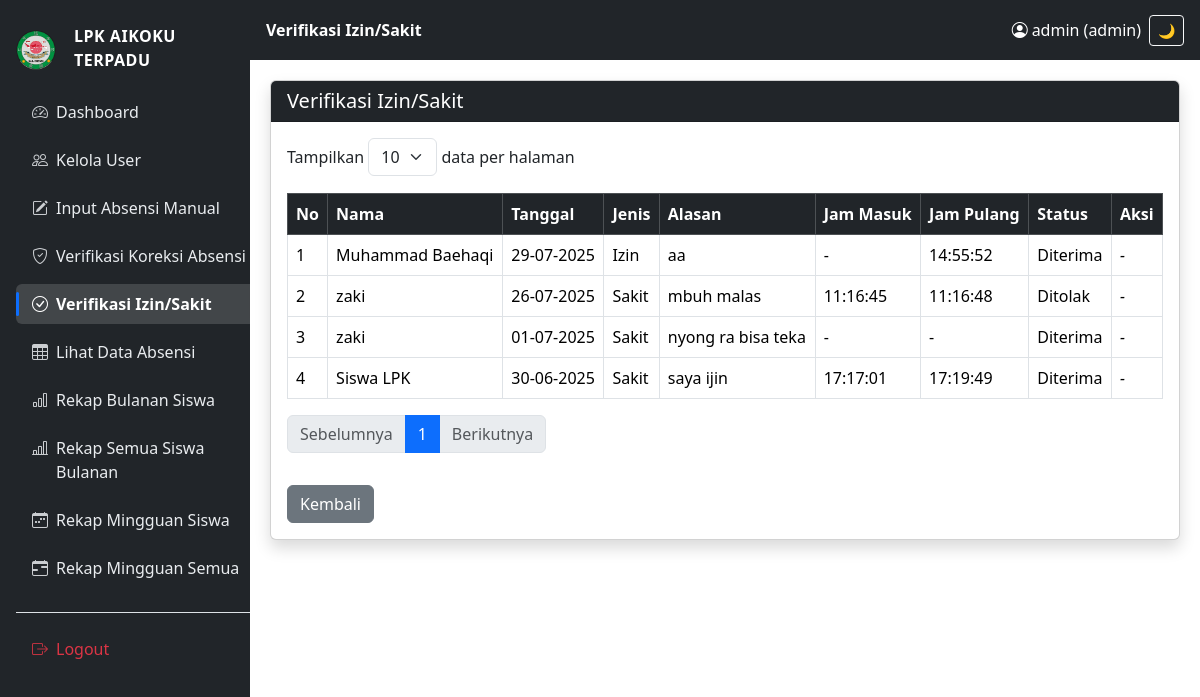
Before: /admin/verifikasi_izin.php (signed in) with the older database file.
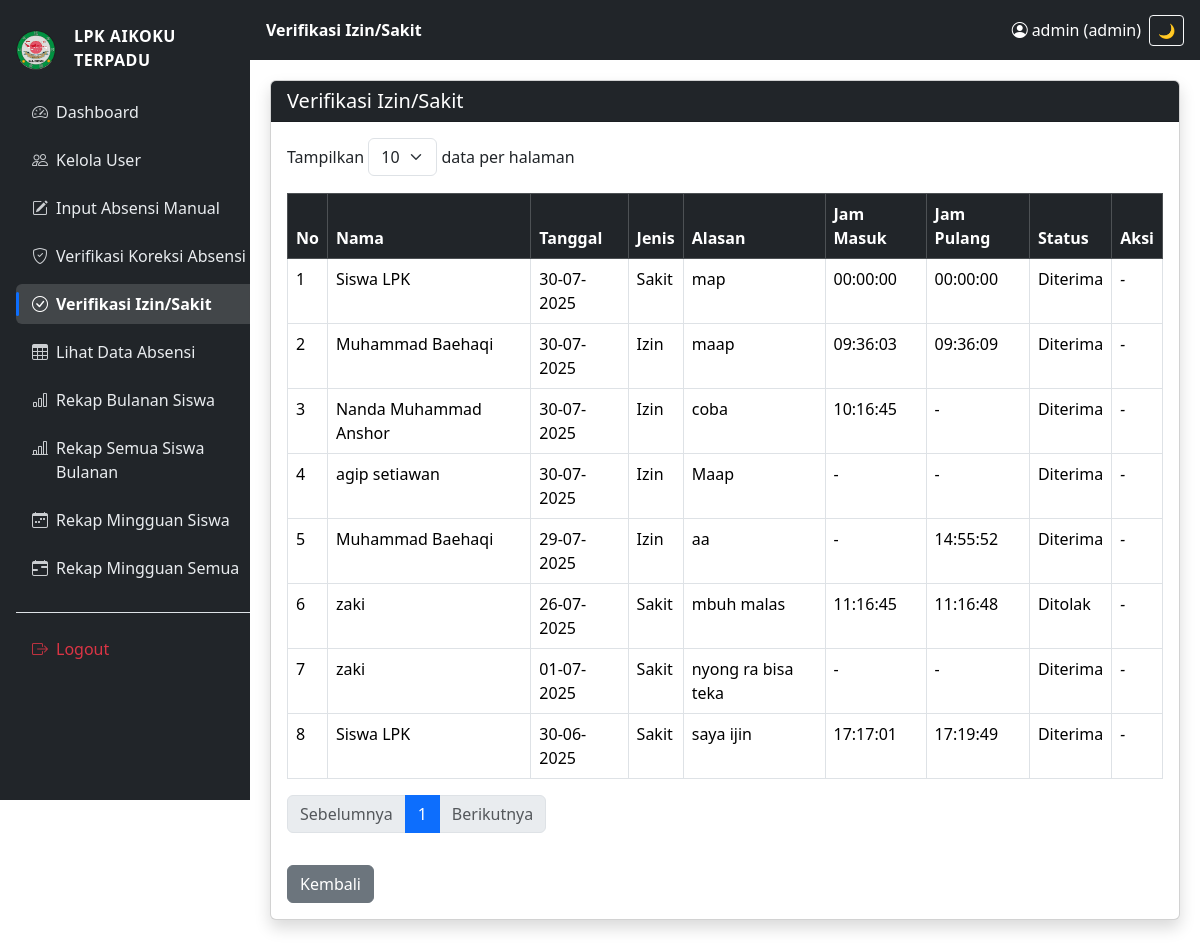
After: the same page with the newer database file.
### tables this page shows
CREATE TABLE `tb_pengajuan_izin` (
  `id_pengajuan` int(11) NOT NULL,
  `id_pengguna` int(11) DEFAULT NULL,
  `tanggal` date DEFAULT NULL,
  `jenis` enum('Izin','Sakit') DEFAULT NULL,
  `alasan` text DEFAULT NULL,
  `status` enum('Menunggu','Diterima','Ditolak') DEFAULT 'Menunggu'
);

CREATE TABLE `tb_pengguna` (
  `id_pengguna` int(11) NOT NULL,
  `nama_lengkap` varchar(100) DEFAULT NULL,
  `username` varchar(50) DEFAULT NULL,
  `email` varchar(100) DEFAULT NULL,
  `password` varchar(255) DEFAULT NULL,
  `role` enum('admin','siswa') DEFAULT 'siswa',
  `tanggal_dibuat` datetime DEFAULT current_timestamp()
);

CREATE TABLE `tb_absensi` (
  `id_absen` int(11) NOT NULL,
  `id_pengguna` int(11) DEFAULT NULL,
  `tanggal` date DEFAULT NULL,
  `jam_masuk` time DEFAULT NULL,
  `jam_pulang` time DEFAULT NULL,
  `keterangan` enum('Hadir','Izin','Sakit','Alpha') DEFAULT 'Hadir'
);

### admin/verifikasi_izin.php (the view, shortened to what this page needs)
<?php
include '../includes/config.php';
$limitOptions = [5, 10, 15, 20, 25];
$limit = isset($_GET['limit']) && in_array((int) $_GET['limit'], $limitOptions) ? (int) $_GET['limit'] : 10;
$page = isset($_GET['page']) ? (int) $_GET['page'] : 1;
$start = ($page - 1) * $limit;
$total_query = mysqli_query($koneksi, "SELECT COUNT(*) AS total FROM tb_pengajuan_izin");
$total_data = mysqli_fetch_assoc($total_query)['total'];
$total_pages = ceil($total_data / $limit);
$data = mysqli_query($koneksi, "
    SELECT z.*, u.nama_lengkap, a.jam_masuk, a.jam_pulang
    FROM tb_pengajuan_izin z
    JOIN tb_pengguna u ON z.id_pengguna = u.id_pengguna
    LEFT JOIN tb_absensi a ON a.id_pengguna = z.id_pengguna AND a.tanggal = z.tanggal
    ORDER BY z.tanggal DESC
    LIMIT $start, $limit
");
?>
<!DOCTYPE html>
<html lang="id">
<head>
    <link rel="stylesheet" href="https://cdn.jsdelivr.net/npm/bootstrap@5.3.0/dist/css/bootstrap.min.css">
</head>
<body>
    <?php include '../includes/sidebar.php'; ?>
    <div class="content container">
        <div class="card shadow mb-4">
            <div class="card-header bg-dark text-white">
                <h5 class="mb-0">Verifikasi Izin/Sakit</h5>
            </div>
            <div class="card-body">
                <form method="GET" class="mb-3">
                    <label for="limit" class="form-label">Tampilkan</label>
                    <select name="limit" id="limit" class="form-select d-inline-block w-auto"
                        onchange="this.form.submit()">
                        <?php foreach ($limitOptions as $opt): ?>
                            <option value="<?= $opt ?>" <?= $opt == $limit ? 'selected' : '' ?>>
                                <?= $opt ?>
                            </option>
                        <?php endforeach; ?>
                    </select>
                    <span>data per halaman</span>
                </form>
                <div class="table-responsive">
                    <table class="table table-bordered">
                        <thead class="table-dark">
                            <tr>
                                <th>No</th>
                                <th>Nama</th>
                                <th>Tanggal</th>
                                <th>Jenis</th>
                                <th>Alasan</th>
                                <th>Jam Masuk</th>
                                <th>Jam Pulang</th>
                                <th>Status</th>
                                <th>Aksi</th>
                            </tr>
                        </thead>
                        <tbody>
                            <?php $no = $start + 1; ?>
                            <?php while ($row = mysqli_fetch_assoc($data)): ?>
                                <tr>
                                    <td>
                                        <?= $no++ ?>
                                    </td>
                                    <td>
                                        <?= htmlspecialchars($row['nama_lengkap']) ?>
                                    </td>
                                    <td>
                                        <?= date('d-m-Y', strtotime($row['tanggal'])) ?>
                                    </td>
                                    <td>
                                        <?= htmlspecialchars($row['jenis']) ?>
                                    </td>
                                    <td><?= htmlspecialchars($row['alasan']) ?>
                                    </td>
                                    <td>
                                        <?= $row['jam_masuk'] ?? '-' ?>
                                    </td>
                                    <td>
                                        <?= $row['jam_pulang'] ?? '-' ?>
                                    </td>
                                    <td><?= htmlspecialchars($row['status']) ?>
                                    </td>
                                    <td>
                                        <?php if ($row['status'] == 'Menunggu'): ?>
                                            <a href="?id=<?= $row['id_pengajuan'] ?>&aksi=terima&page=
                                                <?= $page ?>&limit=
                                                <?= $limit ?>" class="btn btn-success btn-sm">Terima</a>
                                            <a href="?id=<?= $row['id_pengajuan'] ?>&aksi=tolak&page=<?= $page ?>&limit=<?= $limit ?>"
                                                class="btn btn-danger btn-sm">Tolak</a>
                                        <?php else: ?>
                                            <em>-</em>
                                        <?php endif; ?>
                                    </td>
                                </tr>
                            <?php endwhile; ?>
                        </tbody>
                    </table>
                    <nav>
                        <ul class="pagination">
                            <?php if ($page > 1): ?>
                                <li class="page-item"><a class="page-link" href="?page=<?= $page - 1 ?>&limit=
                <?= $limit ?>">Sebelumnya</a></li>
                            <?php else: ?>
                                <li class="page-item disabled"><span class="page-link">Sebelumnya</span></li>
                            <?php endif; ?>
                            <?php for ($i = 1; $i <= $total_pages; $i++): ?>
                                <li class="page-item <?= $i == $page ? 'active' : '' ?>">
                                    <a class="page-link" href="?page=
                    <?= $i ?>&limit=
                    <?= $limit ?>">
                                        <?= $i ?></a>
                                </li>
                            <?php endfor; ?>
                            <?php if ($page < $total_pages): ?>
                                <li class="page-item"><a class="page-link"
                                        href="?page=<?= $page + 1 ?>&limit=<?= $limit ?>">Berikutnya</a></li>
                            <?php else: ?>
                                <li class="page-item disabled"><span class="page-link">Berikutnya</span></li>
                            <?php endif; ?>
                        </ul>
                    </nav>
                </div>
                <a href="dashboard_admin.php" class="btn btn-secondary mt-3">Kembali</a>
            </div>
        </div>
    </div>
</body>
</html>

### includes/sidebar.php (shortened to what this page needs)
<?php
$current = basename(parse_url($_SERVER['REQUEST_URI'], PHP_URL_PATH));
$pageTitles = [
    'dashboard_admin.php' => 'Dashboard Admin',
    'kelola_user.php' => 'Kelola User',
    'input_manual.php' => 'Input Absensi Manual',
    'verifikasi_izin.php' => 'Verifikasi Izin/Sakit',
    'verifikasi_koreksi.php' => 'Verifikasi Koreksi Kehadiran',
    'data_absensi.php' => 'Lihat Data Absensi',
    'rekap_bulanan.php' => 'Rekap Bulanan Siswa',
    'rekap_bulanan_semua.php' => 'Rekap Semua Siswa Bulanan',
    'rekap_mingguan.php' => 'Rekap Mingguan Siswa',
    'rekap_mingguan_semua.php' => 'Rekap Mingguan Semua',
];
$judulHalaman = $pageTitles[$current] ?? 'Halaman Admin';
?>
<!DOCTYPE html>
<html lang="id">
<head>
    <link href="https://cdn.jsdelivr.net/npm/bootstrap@5.3.3/dist/css/bootstrap.min.css" rel="stylesheet">
    <link href="https://cdn.jsdelivr.net/npm/bootstrap-icons@1.10.5/font/bootstrap-icons.css" rel="stylesheet">
</head>
<body>
    <div id="sidebar" class="sidebar text-white">
        <div class="sidebar-inner p-3 pt-4">
            <div class="d-flex align-items-center mb-3">
                <img src="../img/logo.png" alt="Logo" class="sidebar-logo rounded-circle">
                <div class="sidebar-brand ms-2">LPK AIKOKU TERPADU</div>
            </div>
            <ul class="nav flex-column">
                <li class="nav-item mb-2">
                    <a href="../admin/dashboard_admin.php"
                        class="nav-link text-white <?= $current === 'dashboard_admin.php' ? 'active' : '' ?>">
                        <i class="bi bi-speedometer2 me-2"></i>Dashboard
                    </a>
                </li>
                <li class="nav-item mb-2">
                    <a href="../admin/kelola_user.php"
                        class="nav-link text-white <?= $current === 'kelola_user.php' ? 'active' : '' ?>">
                        <i class="bi bi-people me-2"></i>Kelola User
                    </a>
                </li>
                <li class="nav-item mb-2">
                    <a href="../absensi/input_manual.php"
                        class="nav-link text-white <?= $current === 'input_manual.php' ? 'active' : '' ?>">
                        <i class="bi bi-pencil-square me-2"></i>Input Absensi Manual
                    </a>
                </li>
                <li class="nav-item mb-2">
                    <a href="../admin/verifikasi_koreksi.php"
                        class="nav-link text-white <?= $current === 'verifikasi_koreksi.php' ? 'active' : '' ?>">
                        <i class="bi bi-shield-check me-2"></i>Verifikasi Koreksi Absensi
                    </a>
                </li>
                <li class="nav-item mb-2">
                    <a href="../admin/verifikasi_izin.php"
                        class="nav-link text-white <?= $current === 'verifikasi_izin.php' ? 'active' : '' ?>">
                        <i class="bi bi-check-circle me-2"></i>Verifikasi Izin/Sakit
                    </a>
                </li>
                <li class="nav-item mb-2">
                    <a href="../absensi/data_absensi.php"
                        class="nav-link text-white <?= $current === 'data_absensi.php' ? 'active' : '' ?>">
                        <i class="bi bi-table me-2"></i>Lihat Data Absensi
                    </a>
                </li>
                <li class="nav-item mb-2">
                    <a href="../absensi/rekap_bulanan.php"
                        class="nav-link text-white <?= $current === 'rekap_bulanan.php' ? 'active' : '' ?>">
                        <i class="bi bi-bar-chart me-2"></i>Rekap Bulanan Siswa
                    </a>
                </li>
                <li class="nav-item mb-2">
                    <a href="../absensi/rekap_bulanan_semua.php"
                        class="nav-link text-white <?= $current === 'rekap_bulanan_semua.php' ? 'active' : '' ?>">
                        <i class="bi bi-bar-chart-line me-2"></i>Rekap Semua Siswa<br><span class="ms-4">Bulanan</span>
                    </a>
                </li>
                <li class="nav-item mb-2">
                    <a href="../absensi/rekap_mingguan.php"
                        class="nav-link text-white <?= $current === 'rekap_mingguan.php' ? 'active' : '' ?>">
                        <i class="bi bi-calendar-week me-2"></i>Rekap Mingguan Siswa
                    </a>
                </li>
                <li class="nav-item mb-2">
                    <a href="../absensi/rekap_mingguan_semua.php"
                        class="nav-link text-white <?= $current === 'rekap_mingguan_semua.php' ? 'active' : '' ?>">
                        <i class="bi bi-calendar-range me-2"></i>Rekap Mingguan Semua
                    </a>
                </li>
                <li class="nav-item mt-3 border-top pt-3">
                    <a href="../auth/logout.php" class="nav-link text-danger">
                        <i class="bi bi-box-arrow-right me-2"></i>Logout
                    </a>
                </li>
            </ul>
        </div>
    </div>
    <div class="topbar d-flex justify-content-between align-items-center">
        <div class="d-flex align-items-center gap-2">
            <strong><?= $judulHalaman ?></strong>
        </div>
        <div class="d-flex align-items-center gap-2">
            <span class="d-flex align-items-center">
                <i class="bi bi-person-circle me-1"></i> <?= $_SESSION['username']; ?> (<?= $_SESSION['role']; ?>)
            </span>
            <button id="toggleMode" class="btn btn-outline-light btn-sm">🌙</button>
        </div>
    </div>
</body>
</html>

### admin/verifikasi_izin.php (style rules this page uses)
body { margin: 0; padding: 0; display: flex; }
.table-responsive { overflow-x: scroll !important; scrollbar-width: auto; }

### includes/sidebar.php (style rules this page uses)
html { overflow-x: hidden; }
body { margin: 0; padding: 0; overflow-x: hidden; }
.sidebar { height: 100vh; overflow-y: auto; position: fixed; top: 0; left: 0; width: 250px; background-color: #212529; transform: translateX(0); transition: transform 0.3s ease; z-index: 1030; overflow-x: hidden; }
.sidebar-inner { padding-top: 70px; padding-bottom: 30px; }
.sidebar-logo { width: 40px; height: 40px; object-fit: contain; margin-right: 10px; }
.sidebar-brand { font-size: 1rem; font-weight: bold; margin-bottom: 0.25rem; letter-spacing: 0.5px; }
.nav-link { white-space: nowrap; overflow: hidden; text-overflow: ellipsis; font-weight: normal; }
.topbar { position: fixed; top: 0; left: 250px; right: 0; height: 60px; background-color: #212529; color: white; z-index: 1040; padding: 0 1rem; display: flex; justify-content: space-between; align-items: center; transition: left 0.3s ease-in-out; }
.content { margin-left: 250px; padding: 80px 20px 20px; transition: margin-left 0.3s ease-in-out; }
.card { background-color: white; transition: background-color 0.2s ease-in-out; }
.sidebar .nav-link.text-white { color: #e9ecef !important; }
.sidebar .nav-link.active { background-color: rgba(255, 255, 255, 0.15); color: #fff !important; font-weight: 600; border-radius: 6px; position: relative; }
.sidebar .nav-link.active::before { content: ""; position: absolute; left: 0; top: 8px; bottom: 8px; width: 3px; background: #0d6efd; border-radius: 3px; }
.sidebar .nav-link i { opacity: .85; transition: opacity .2s ease; }
.sidebar .nav-link.active i { opacity: 1; }
.topbar strong { max-width: 45vw; overflow: hidden; white-space: nowrap; text-overflow: ellipsis; }

Changed rows visible on the page:
added tb_pengajuan_izin: id_pengguna.nama_lengkap "Siswa LPK", tanggal "30-07-2025", jenis "Sakit", alasan "map", tb_absensi.jam_masuk "00:00:00", tb_absensi.jam_pulang "00:00:00", status "Diterima"
added tb_pengajuan_izin: id_pengguna.nama_lengkap "Muhammad Baehaqi", tanggal "30-07-2025", jenis "Izin", alasan "maap", tb_absensi.jam_masuk "09:36:03", tb_absensi.jam_pulang "09:36:09", status "Diterima"
added tb_pengajuan_izin: id_pengguna.nama_lengkap "Nanda Muhammad Anshor", tanggal "30-07-2025", jenis "Izin", alasan "coba", tb_absensi.jam_masuk "10:16:45", tb_absensi.jam_pulang "-", status "Diterima"
added tb_pengajuan_izin: id_pengguna.nama_lengkap "agip setiawan", tanggal "30-07-2025", jenis "Izin", alasan "Maap", tb_absensi.jam_masuk "-", tb_absensi.jam_pulang "-", status "Diterima"
